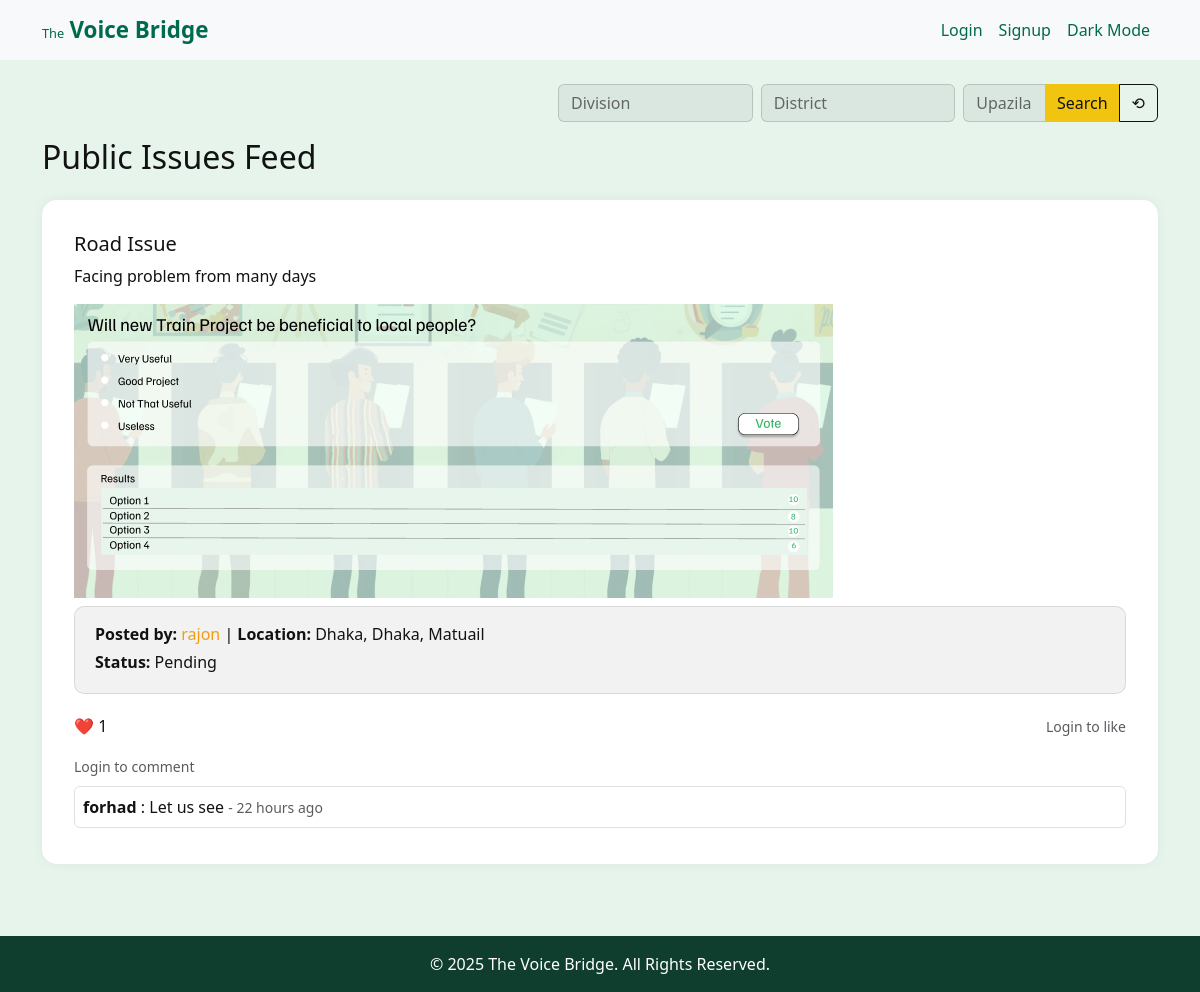
The page /list/ on the database as committed earlier.
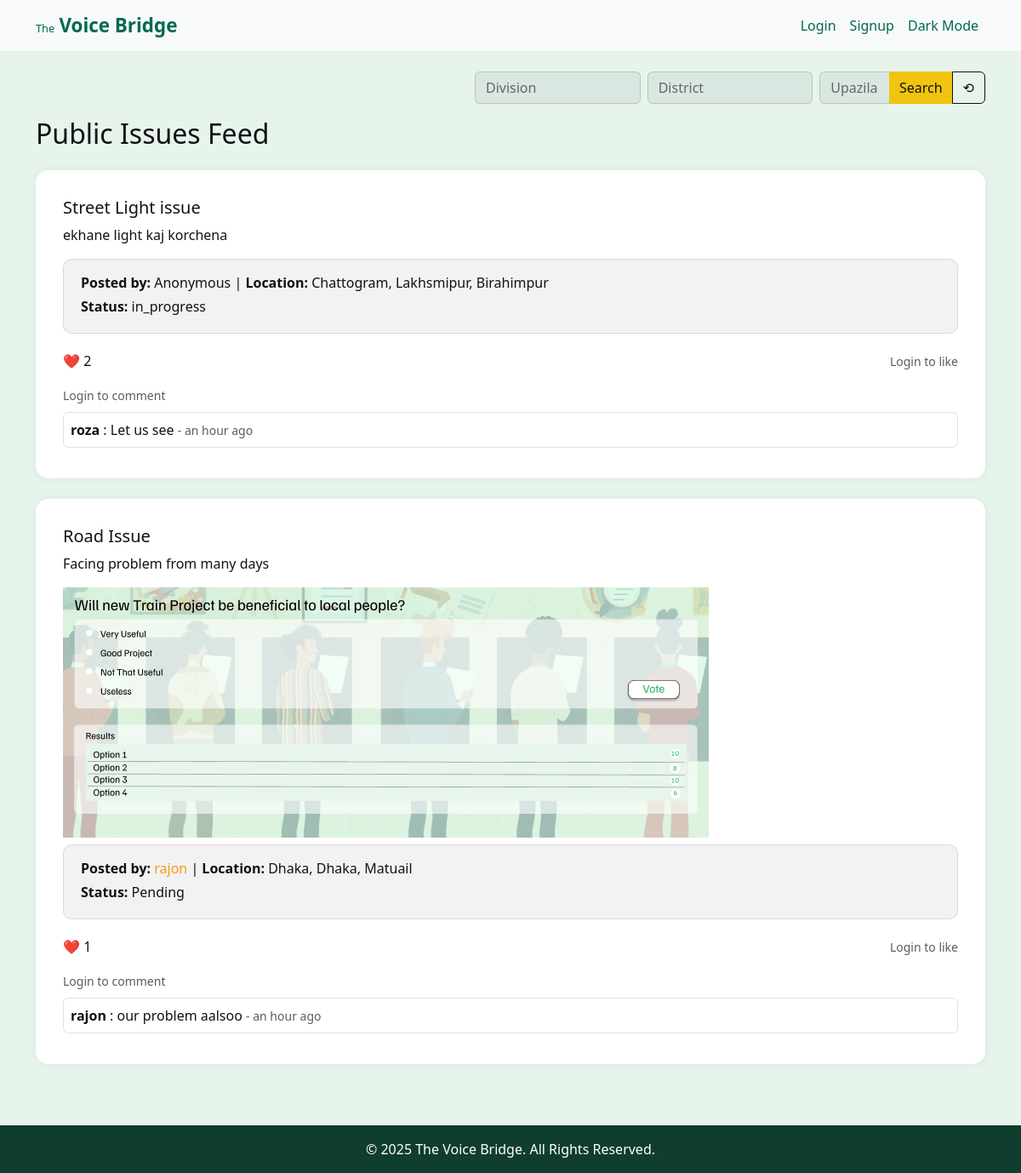
The same page on the database as committed later.
### issues/models.py (models this page shows, shortened)
class Issue(models.Model):
    user = models.ForeignKey(CustomUser, on_delete=models.SET_NULL, null=True, blank=True)
    title = models.CharField(max_length=200)
    description = models.TextField()
    image = models.ImageField(upload_to='issue_images/', blank=True, null=True)
    division = models.CharField(max_length=100)
    district = models.CharField(max_length=100)
    upazila = models.CharField(max_length=100)
    created_at = models.DateTimeField(auto_now_add=True)
    anonymous = models.BooleanField(default=False)
    status = models.CharField(max_length=20, choices=STATUS_CHOICES, default='Pending')

class Comment(models.Model):
    issue = models.ForeignKey(Issue, on_delete=models.CASCADE, related_name='comments')
    user = models.ForeignKey(settings.AUTH_USER_MODEL, on_delete=models.CASCADE)
    content = models.TextField()
    created_at = models.DateTimeField(auto_now_add=True)

### users/models.py (models this page shows)
class CustomUser(AbstractUser):
    is_govt = models.BooleanField(default=False)
    division = models.CharField(max_length=100, blank=True)
    district = models.CharField(max_length=100, blank=True)
    upazila = models.CharField(max_length=100, blank=True)
    govt_code = models.CharField(max_length=50, blank=True)
    bio = models.TextField(blank=True, null=True)
    profile_pic = models.ImageField(upload_to='profile_pics/', blank=True, null=True)
    nid_number = models.CharField(max_length=20, blank=True, null=True)
    is_verified = models.BooleanField(default=False)

### issues/views.py (the view)
# urls.py: path('list/', views.issue_list, name='issue_list'),
def issue_list(request):
    issues = Issue.objects.annotate(likes_count=Count('likes')).order_by('-likes_count')
    if request.user.is_authenticated:
        voted_ids = Vote.objects.filter(user=request.user).values_list('issue_id', flat=True)
        liked_ids = Like.objects.filter(user=request.user).values_list('issue_id', flat=True)
    else:
        voted_ids = []
        liked_ids = []
    division = request.GET.get('division')
    district = request.GET.get('district')
    upazila = request.GET.get('upazila')
    filters = {}
    if division: filters['division'] = division
    if district: filters['district'] = district
    if upazila: filters['upazila'] = upazila
    issues = issues.filter(**filters)
    return render(request, 'issues/issue_list.html', {
        'issues': issues,
        'voted_ids': voted_ids,
        'liked_ids': liked_ids,
        'current_filters': {
            'division': division or '',
            'district': district or '',
            'upazila': upazila or '',
        }
    })

### issues/templates/issues/issue_list.html (shortened to what this page needs)
{% extends 'base.html' %}
{% load humanize %}
{% block content %}
<div class="d-flex justify-content-end mb-3">
  <form method="get" class="w-100" style="max-width: 600px;">
    <div class="row g-2">
      <div class="col-md-4 col-12">
        <input type="text" name="division" class="form-control" placeholder="Division" value="{{ request.GET.division }}">
      </div>
      <div class="col-md-4 col-12">
        <input type="text" name="district" class="form-control" placeholder="District" value="{{ request.GET.district }}">
      </div>
      <div class="col-md-4 col-12">
        <div class="input-group">
          <input type="text" name="upazila" class="form-control" placeholder="Upazila" value="{{ request.GET.upazila }}">
          <button type="submit" class="btn btn-warning">Search</button>
          <a href="{% url 'issue_list' %}" class="btn btn-outline-light">⟲</a>
        </div>
      </div>
    </div>
  </form>
</div>
<h2 class="mb-4">Public Issues Feed</h2>
{% for issue in issues %}
  <div class="card mb-4">
    <div class="card-body">
      <h5 class="card-title">{{ issue.title }}</h5>
      <p class="card-text">{{ issue.description }}</p>
      {% if issue.image %}
        <img src="{{ issue.image.url }}" class="img-fluid mb-2" style="max-height: 300px;" alt="Issue Image">
      {% endif %}
      <div class="transparent-box">
        <p class="mb-1">
          <strong>Posted by:</strong>
          {% if issue.anonymous %}Anonymous{% else %}
            <a href="{% url 'profile' issue.user.username %}" class="text-decoration-none" style="color: var(--link-color)">
              {{ issue.user.username }}
            </a>
          {% endif %}
          | <strong>Location:</strong> {{ issue.division }}, {{ issue.district }}, {{ issue.upazila }}
        </p>
        <p class="mb-1"><strong>Status:</strong> {{ issue.get_status_display }}</p>
      </div>
      <div class="d-flex justify-content-between align-items-center mt-2">
        <div>❤️ <span id="like-count-{{ issue.id }}">{{ issue.likes.count }}</span></div>
        {% if user.is_authenticated %}
          <button class="btn btn-sm btn-outline-danger" onclick="toggleLike({{ issue.id }})" id="like-btn-{{ issue.id }}">
            {% if issue.id in liked_ids %}Liked{% else %}Like{% endif %}
          </button>
        {% else %}
          <small class="text-muted">Login to like</small>
        {% endif %}
      </div>
      <div class="mt-3">
        {% if user.is_authenticated %}
          <form method="POST" action="{% url 'add_comment' issue.id %}" class="d-flex">
            {% csrf_token %}
            <input type="text" name="content" class="form-control me-2" placeholder="Write a comment..." required>
            <button type="submit" class="btn btn-sm btn-primary">Post</button>
          </form>
        {% else %}
          <small class="text-muted">Login to comment</small>
        {% endif %}
        <div class="mt-2">
          {% for comment in issue.comments.all %}
            <div class="border p-2 mb-1 rounded">
              <strong>
                {% if issue.anonymous and comment.user == issue.user %}Anonymous{% else %}{{ comment.user.username }}{% endif %}
              </strong>: {{ comment.content }}
              <small class="text-muted"> - {{ comment.created_at|naturaltime }}</small>
            </div>
          {% endfor %}
        </div>
      </div>
    </div>
  </div>
{% empty %}
  <p>No issues posted yet.</p>
{% endfor %}
{% endblock %}

### templates/base.html (shortened to what this page needs)
<!DOCTYPE html>
<html lang="en">
<head>
    <link href="https://cdn.jsdelivr.net/npm/bootstrap@5.3.3/dist/css/bootstrap.min.css" rel="stylesheet">
    <link rel="stylesheet" href="https://cdnjs.cloudflare.com/ajax/libs/font-awesome/6.4.0/css/all.min.css">
</head>
<body>
<nav class="navbar navbar-expand-lg">
  <div class="container">
    <a class="navbar-brand" href="{% url 'home' %}">
    <span style="font-size: 0.8rem;">The</span>
    <span style="font-size: 1.4rem; font-weight: bold;">Voice Bridge</span>
</a>
    <div class="collapse navbar-collapse" id="navbarNav">
      <ul class="navbar-nav ms-auto align-items-center">
        {% if user.is_authenticated %}
          <li class="nav-item"><a class="nav-link" href="{% url 'dashboard' %}">Dashboard</a></li>
          <li class="nav-item"><a class="nav-link" href="{% url 'issue_list' %}">Newsfeed</a></li>
          <li class="nav-item"><a class="nav-link" href="{% url 'poll_list' %}">Polls</a></li>
          <li class="nav-item"><a class="nav-link" href="{% url 'my_posts' %}">My Posts</a></li>
          <li class="nav-item"><a class="nav-link" href="{% url 'profile' user.username %}">My Profile</a></li>
          <li class="nav-item"><a class="nav-link" href="{% url 'logout' %}">Logout</a></li>
        {% else %}
          <li class="nav-item"><a class="nav-link" href="{% url 'login' %}">Login</a></li>
          <li class="nav-item"><a class="nav-link" href="{% url 'register' %}">Signup</a></li>
        {% endif %}
        <li class="nav-item">
          <a href="javascript:void(0);" id="theme-toggle" class="nav-link">Dark Mode</a>
        </li>
      </ul>
    </div>
  </div>
</nav>
<div class="content-wrapper">
  <div class="container mt-4">
      {% block content %}
      {% endblock %}
  </div>
</div>
<footer class="text-center p-3 mt-5">
    &copy; 2025 The Voice Bridge. All Rights Reserved.
</footer>
</body>
</html>

### templates/base.html (style rules this page uses)
:root { --bg-color: #ffffff; --text-color: #121212; --nav-bg: #f8f9fa; --nav-text: #006A4E; --footer-bg: #0F3D2E; --footer-text: #ffffff; }
html, body { height: 100%; margin: 0; background-color: var(--bg-color); color: var(--text-color); }
body { display: flex; flex-direction: column; }
.content-wrapper { flex: 1; }
.navbar { background-color: var(--nav-bg) !important; }
.navbar-brand, .nav-link { color: var(--nav-text) !important; }
footer { background-color: var(--footer-bg) !important; color: var(--footer-text) !important; }
.container a.btn, .container a.nav-link { transition: 0.3s ease; }

### issues/templates/issues/issue_list.html (style rules this page uses)
body { --bg-color: #E6F4EC; --text-color: #121212; --card-bg: #FFFFFF; --card-border: rgba(255, 255, 255, 0.35); --form-bg: rgba(0, 0, 0, 0.05); --form-border: rgba(0, 0, 0, 0.2); --form-focus-bg: rgba(0, 0, 0, 0.08); --transparent-box-bg: rgba(0, 0, 0, 0.05); --transparent-box-border: rgba(0, 0, 0, 0.1); --btn-warning: #f1c40f; --btn-text-dark: #121212; --link-color: #f39c12; --link-hover: #d35400; }
body { background-color: var(--bg-color); color: var(--text-color); transition: all 0.3s ease; }
.card { background: var(--card-bg); backdrop-filter: blur(10px); border: 1px solid var(--card-border); border-radius: 15px; box-shadow: 0 0 12px rgba(0, 0, 0, 0.05); padding: 15px; color: var(--text-color); transition: background 0.3s, border-color 0.3s, color 0.3s; }
.transparent-box { background-color: var(--transparent-box-bg); border: 1px solid var(--transparent-box-border); border-radius: 10px; padding: 15px 20px; margin-bottom: 20px; color: var(--text-color); transition: background 0.3s, border-color 0.3s, color 0.3s; }
.form-control, .form-select { background-color: var(--form-bg); color: var(--text-color); border: 1px solid var(--form-border); transition: all 0.3s; }
.form-control::placeholder { color: var(--text-color); opacity: 0.6; }
.btn-warning { background-color: var(--btn-warning); color: var(--btn-text-dark); border: none; }
.btn-outline-light { color: var(--text-color); border-color: var(--text-color); }
a { color: var(--link-color); }

Rows that differ between the two databases and show on the page:
removed Comment: user.username "forhad", content "Let us see", created_at "22 hours ago", shown under Issue "Road Issue"
added Issue: title "Street Light issue", description "ekhane light kaj korchena", anonymous "Anonymous", division "Chattogram", district "Lakhsmipur", upazila "Birahimpur", status "in_progress", likes.count "2"
added Comment: user.username "roza", content "Let us see", created_at "an hour ago", shown under "Street Light issue"
added Comment: user.username "rajon", content "our problem aalsoo", created_at "an hour ago", shown under Issue "Road Issue"
